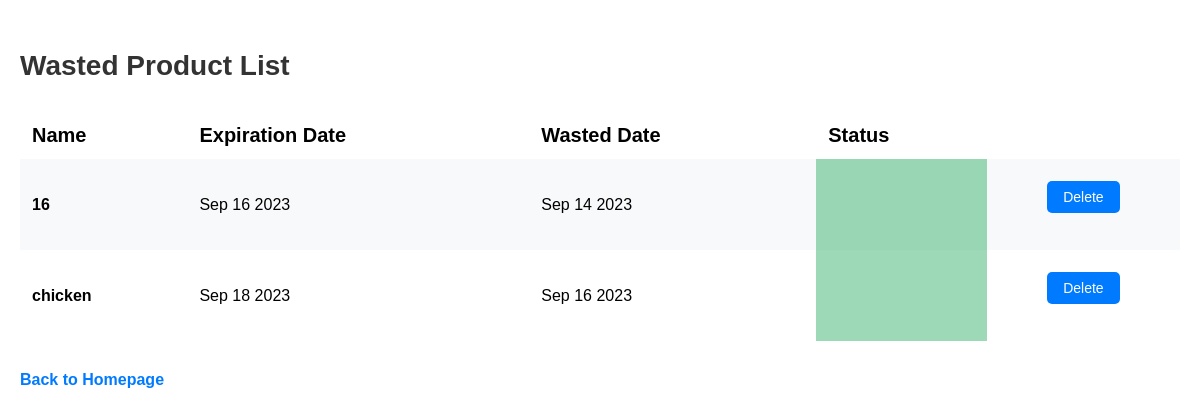
The app's page /wasted_product_list with its own data.
### app.py (models this page shows, shortened)
class Product(db.Model):
    id = db.Column(db.Integer, primary_key=True)
    product_name = db.Column(db.String(200), nullable=False)
    date_created = db.Column(
        db.DateTime, default=lambda: datetime.now(pt_timezone))
    date_wasted = db.Column(
        db.DateTime, default=lambda: datetime.now(pt_timezone))
    expiration_date = db.Column(db.Date)
    expiration_status = db.Column(db.Boolean, default=False)
    wasted_status = db.Column(db.Boolean, default=False)
    location = db.Column(db.String(200), nullable=False)
    barcode_id = db.Column(db.Integer, db.ForeignKey('barcode.id'))
    barcode = db.relationship('Barcode', back_populates='products')

### app.py (the view)
@app.route('/wasted_product_list', methods=['GET', 'POST'])
def wasted_product_list():
    products = Product.query.filter_by(
        wasted_status=True).order_by(Product.date_created).all()
    return render_template("wasted_product_list.html", products=products)

### templates/wasted_product_list.html (shortened to what this page needs)
{% extends 'base.html' %}
{% block body %}
<div class="content">
    <h1 class="headline">Wasted Product List</h1>
    {% if products|length < 1 %} <h4 class="no-products-msg">There are no products. Create one below!</h4>
        {% else %}
        <table class="desktop">
            <tr>
                <td class="attribute-label">Name</th>
                <td class="attribute-label">Expiration Date</th>
                <td class="attribute-label">Wasted Date</th>
                <td class="attribute-label">Status</th>
            </tr>
            {% for product in products %}
            <tr>
                <td class="product product-name">{{ product.product_name }}</td>
                <td class="product expiration-date">{{ product.expiration_date.strftime('%b %d %Y') }}</td>
                {% if product.date_wasted != None %}
                <td class="product wasted-date">{{ product.date_wasted.strftime('%b %d %Y') }}</td>
                {% endif %}
                <td class="product expiration-status" data-product-id="{{ product.id }}"></td>
                <td class="button-container">
                    <button class="delete-button" data-product-id="{{ product.id }}">Delete</button>
                </td>
            </tr>
            {% endfor %}
        </table>
        {% endif %}
        <a class="homepage-link" href="/">Back to Homepage</a>
</div>
{% endblock %}

### static/css/main.css (style rules this page uses)
body { font-family: 'Arial', sans-serif; margin: 0 auto; }
.content { max-width: 1200px; padding: 20px; margin: 0 auto; }
h1.headline { font-size: 28px; color: #333; margin: 30px 0; }
.product-name { font-weight: bold; }
.expiration-status { color: #3cb371; }
.button-container { display: flex; margin: 10px 0 25px 0; }
.homepage-link, .wasted-products-link, .generate-recipe-link { display: block; color: #007bff; text-decoration: none; font-weight: bold; margin: 30px 0; }
button { background-color: #007bff; color: #fff; border: none; padding: 8px 16px; font-size: 14px; border-radius: 5px; cursor: pointer; margin-right: 5px; width: 100%; }
button:last-child { margin-right: 0; }
.product, .attribute-label { width: 100%; }
.desktop { display: none; }
@media (min-width: 768px) { .desktop { display: table; } }
@media (min-width: 768px) { .product, .attribute-label { width: auto; } }
@media (min-width: 768px) { table { width: 100%; border-collapse: collapse; margin-top: 20px; } }
@media (min-width: 768px) { th, td { padding: 12px; } }
@media (min-width: 768px) { tr:nth-child(even) { background-color: #f8f9fa; } }
@media (min-width: 768px) { button { width: auto; } }
@media (min-width: 768px) { .button-container { text-align: center; display: block; } }
@media (min-width: 768px) { .attribute-label { font-size: 20px; font-weight: bold; } }
@media (min-width: 768px) { .expiration-status { color: #000; background: rgba(60, 179, 113, 0.5); } }

### records on screen
Product: product_name "16", expiration_date "Sep 16 2023", date_wasted "Sep 14 2023"
Product: product_name "chicken", expiration_date "Sep 18 2023", date_wasted "Sep 16 2023"
